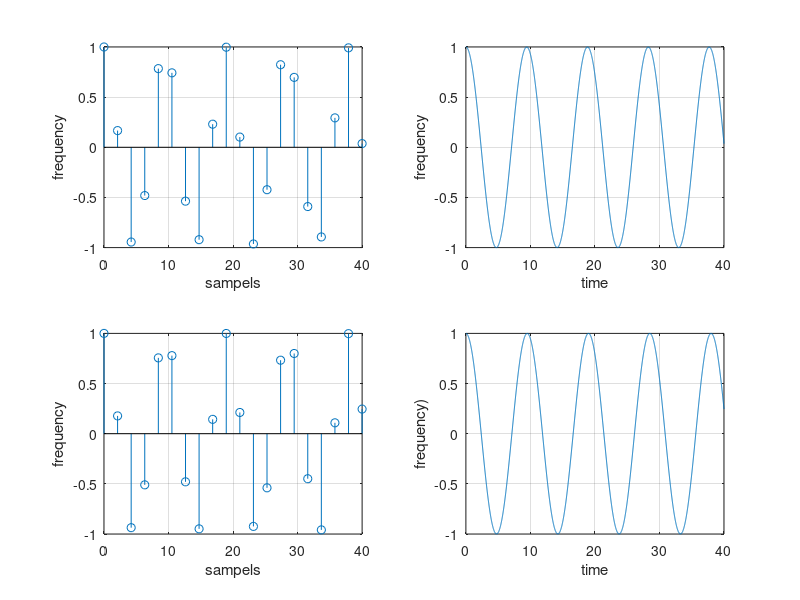
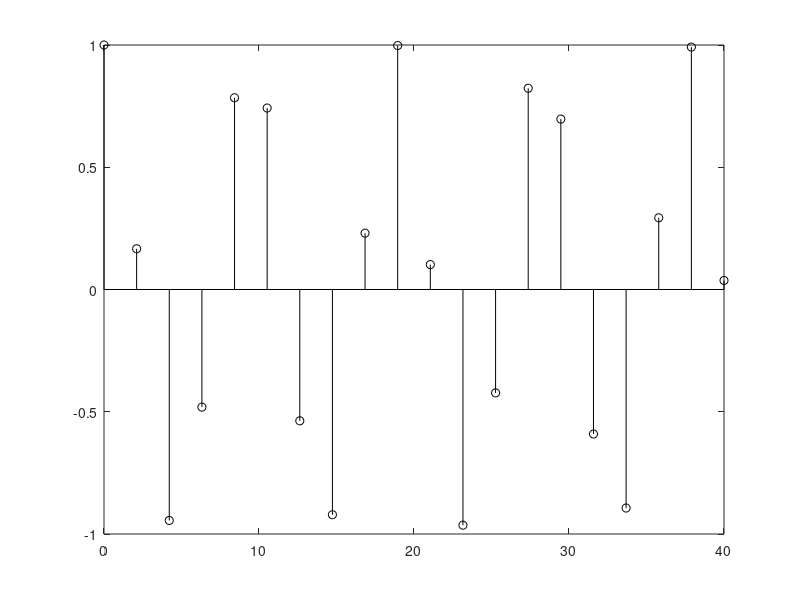
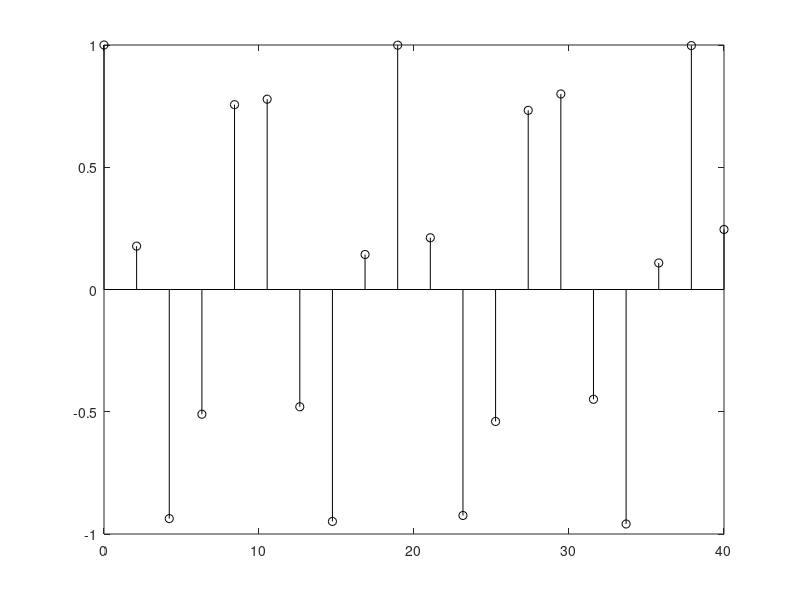
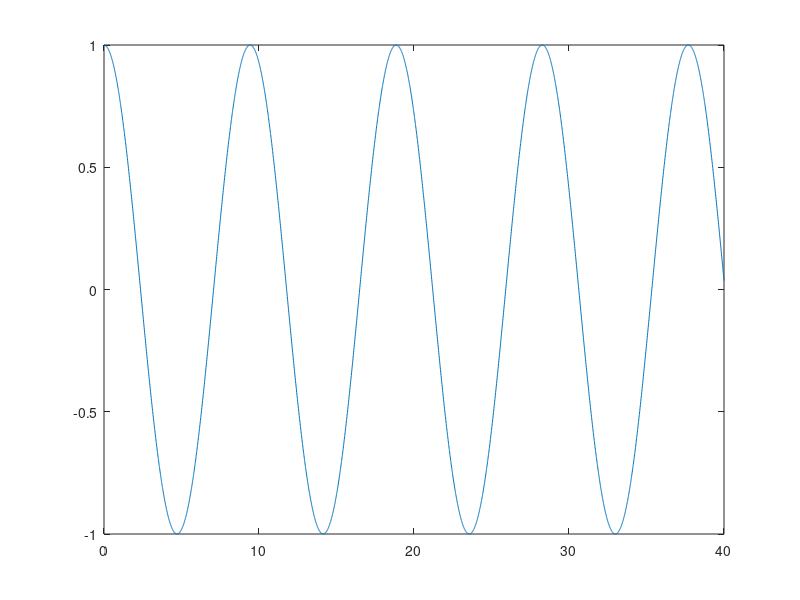

Write the MATLAB code that produced these figures, in order.
clear
n=linspace(0,40,20);
t=linspace(0,40,4000);
%---------------------------------;
Xdis=cos((2.*n)./3);%disrete signal
Xcont=cos((2.*t)./3);%contineous signal
%-------------------------------------;
Ydis=cos((8.*pi.*n)./38)%disrete signal
Ycont=cos((8.*pi.*t)./38)%contineous signal
%--------------------------------------;
subplot(2,2,1)
stem(n,Xdis)
xlabel('sampels');
ylabel('frequency');
grid on;

subplot(2,2,2);
plot(t,Xcont);
xlabel('time');
ylabel('frequency');
grid on;

subplot(2,2,3);
stem(n,Ydis);
xlabel('sampels');
ylabel('frequency');
grid on;
subplot(2,2,4);
plot(t,Ycont);
xlabel('time');
ylabel('frequency)');
grid on;
%for better vesion of the functions
figure;
stem(n,Xdis,'k-o');
figure;
stem(n,Ydis,'k-o');
figure;
plot(t,Xcont);
figure;
plot(t,Ycont);
